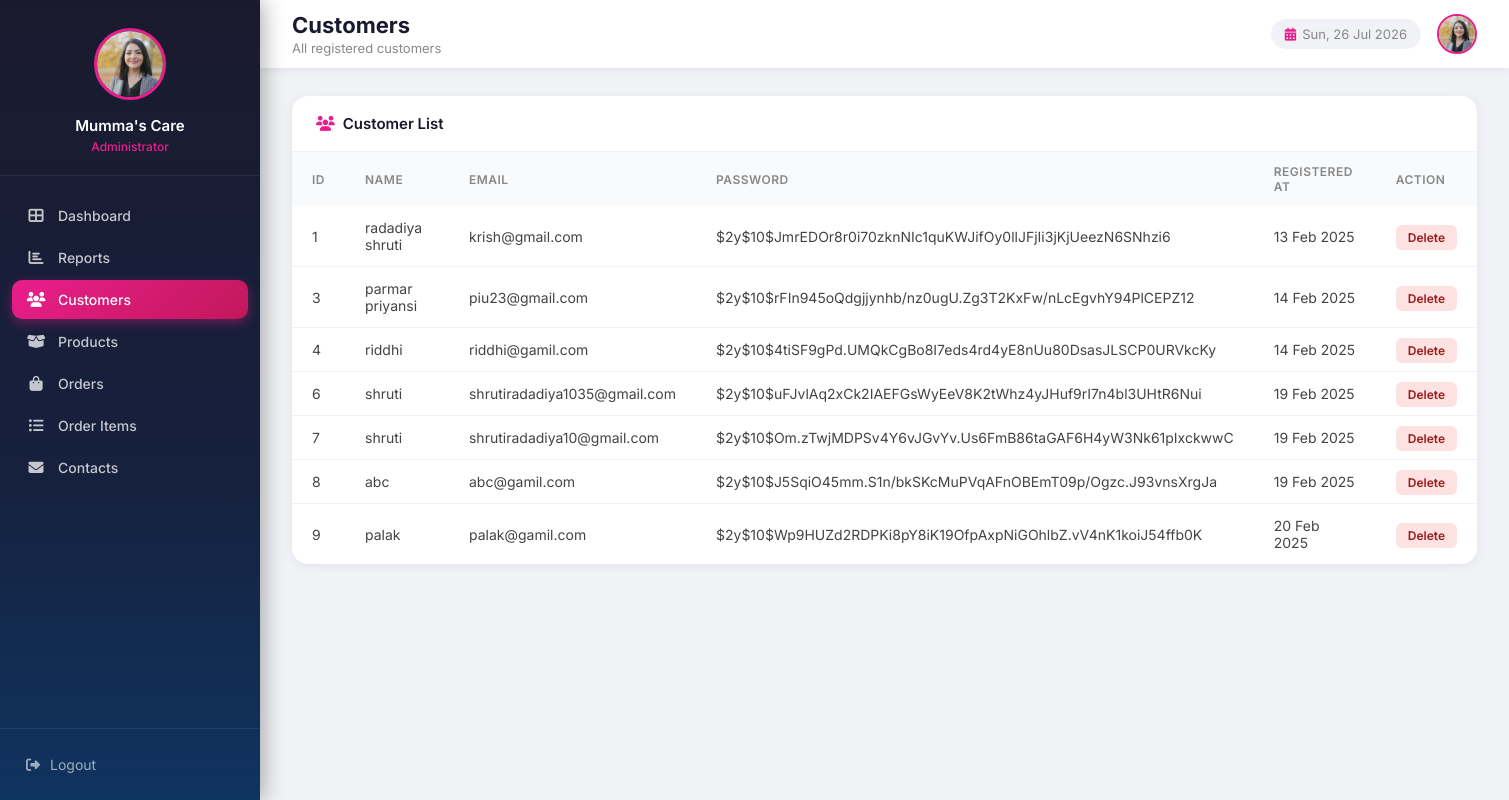
The page /admin/customer.php (signed in) on the database its author committed.
### tables this page shows
CREATE TABLE `customers` (
  `id` int(11) NOT NULL,
  `name` varchar(100) NOT NULL,
  `email` varchar(100) NOT NULL,
  `password` varchar(255) NOT NULL,
  `created_at` timestamp NOT NULL DEFAULT current_timestamp(),
  `reset_token` varchar(255) DEFAULT NULL,
  `token_expiry` datetime DEFAULT NULL
);

### admin/customer.php (the view, shortened to what this page needs)
<?php
$conn = new mysqli("localhost", "root", "", "mumma's_care");
$customers_result = $conn->query("SELECT * FROM customers");
$admin_name = "Mumma's Care";
$admin_profile_image = "OIP (1).jpg";
?>
<!DOCTYPE html>
<html lang="en">
<head>
    <link href="https://cdnjs.cloudflare.com/ajax/libs/font-awesome/6.5.0/css/all.min.css" rel="stylesheet">
</head>
<body>
<div class="sidebar">
    <div class="sidebar-header">
        <img src="<?= htmlspecialchars($admin_profile_image) ?>" alt="Admin" class="sidebar-logo">
        <h3><?= htmlspecialchars($admin_name) ?></h3>
        <span>Administrator</span>
    </div>
    <nav>
        <a href="dashboard.php"><i class="fas fa-th-large"></i><span>Dashboard</span></a>
        <a href="report_generation.php"><i class="fas fa-chart-bar"></i><span>Reports</span></a>
        <a href="customer.php" class="active"><i class="fas fa-users"></i><span>Customers</span></a>
        <a href="product.php"><i class="fas fa-box-open"></i><span>Products</span></a>
        <a href="orders.php"><i class="fas fa-shopping-bag"></i><span>Orders</span></a>
        <a href="order_items.php"><i class="fas fa-list-ul"></i><span>Order Items</span></a>
        <a href="contacts.php"><i class="fas fa-envelope"></i><span>Contacts</span></a>
    </nav>
    <div class="sidebar-footer">
        <a href="logout.php"><i class="fas fa-sign-out-alt"></i><span>Logout</span></a>
    </div>
</div>
<div class="main-content">
    <div class="topbar">
        <div>
            <h1>Customers</h1>
            <p>All registered customers</p>
        </div>
        <div class="topbar-right">
            <span class="topbar-date"><i class="fas fa-calendar-alt" style="margin-right:6px;color:#e91e8c;"></i><?= date('D, d M Y') ?></span>
            <img src="<?= htmlspecialchars($admin_profile_image) ?>" alt="Admin" class="topbar-avatar">
        </div>
    </div>
    <div class="page-body">
        <div class="panel">
            <div class="panel-header">
                <h3><i class="fas fa-users" style="color:#e91e8c;margin-right:8px;"></i>Customer List</h3>
            </div>
            <table class="data-table">
                <thead>
                    <tr>
                        <th>ID</th>
                        <th>Name</th>
                        <th>Email</th>
                        <th>Password</th>
                        <th>Registered At</th>
                        <th>Action</th>
                    </tr>
                </thead>
                <tbody>
                    <?php if ($customers_result && $customers_result->num_rows > 0): ?>
                        <?php while ($customer = $customers_result->fetch_assoc()): ?>
                        <tr>
                            <td><?= htmlspecialchars($customer['id']) ?></td>
                            <td><?= htmlspecialchars($customer['name']) ?></td>
                            <td><?= htmlspecialchars($customer['email']) ?></td>
                            <td><?= htmlspecialchars($customer['password']) ?></td>
                            <td><?= date('d M Y', strtotime($customer['created_at'])) ?></td>
                            <td>
                                <a href="delete-customer.php?id=<?= $customer['id'] ?>" onclick="return confirm('Delete this customer?')" class="btn-delete">Delete</a>
                            </td>
                        </tr>
                        <?php endwhile; ?>
                    <?php else: ?>
                        <tr><td colspan="6" style="text-align:center;padding:30px;color:#aaa;">No customers found.</td></tr>
                    <?php endif; ?>
                </tbody>
            </table>
        </div>
    </div>
</div>
</body>
</html>

### admin/customer.php (style rules this page uses)
* { margin:0; padding:0; box-sizing:border-box; }
body { font-family:'Inter',sans-serif; background:#f0f2f5; display:flex; min-height:100vh; color:#333; }
.sidebar { width:260px; background:linear-gradient(180deg,#1a1a2e 0%,#16213e 60%,#0f3460 100%); color:#fff; display:flex; flex-direction:column; position:fixed; top:0; left:0; height:100vh; z-index:100; box-shadow:4px 0 20px rgba(0,0,0,0.3); }
.sidebar-header { padding:28px 20px 20px; border-bottom:1px solid rgba(255,255,255,0.08); text-align:center; }
.sidebar-logo { width:72px; height:72px; border-radius:50%; object-fit:cover; border:3px solid #e91e8c; margin-bottom:12px; }
.sidebar-header h3 { font-size:15px; font-weight:600; color:#fff; }
.sidebar-header span { font-size:12px; color:#e91e8c; font-weight:500; }
.sidebar nav { flex:1; padding:20px 12px; overflow-y:auto; }
.sidebar nav a { display:flex; align-items:center; gap:12px; padding:11px 14px; color:rgba(255,255,255,0.75); text-decoration:none; border-radius:10px; margin-bottom:3px; font-size:14px; font-weight:500; transition:all 0.2s; }
.sidebar nav a i { width:20px; text-align:center; font-size:15px; }
.sidebar nav a.active { background:linear-gradient(135deg,#e91e8c,#c2185b); color:#fff; box-shadow:0 4px 12px rgba(233,30,140,0.4); }
.sidebar-footer { padding:16px 12px; border-top:1px solid rgba(255,255,255,0.08); }
.sidebar-footer a { display:flex; align-items:center; gap:10px; padding:11px 14px; color:rgba(255,255,255,0.6); text-decoration:none; border-radius:10px; font-size:14px; transition:all 0.2s; }
.main-content { margin-left:260px; flex:1; display:flex; flex-direction:column; }
.topbar { background:#fff; padding:0 32px; height:68px; display:flex; align-items:center; justify-content:space-between; box-shadow:0 2px 8px rgba(0,0,0,0.06); position:sticky; top:0; z-index:90; }
.topbar h1 { font-size:22px; font-weight:700; color:#1a1a2e; }
.topbar p { font-size:13px; color:#888; margin-top:2px; }
.topbar-right { display:flex; align-items:center; gap:16px; }
.topbar-date { font-size:13px; color:#888; background:#f0f2f5; padding:7px 14px; border-radius:20px; }
.topbar-avatar { width:40px; height:40px; border-radius:50%; object-fit:cover; border:2px solid #e91e8c; }
.page-body { padding:28px 32px; }
.panel { background:#fff; border-radius:16px; box-shadow:0 2px 12px rgba(0,0,0,0.06); overflow:hidden; }
.panel-header { padding:18px 24px; border-bottom:1px solid #f0f2f5; }
.panel-header h3 { font-size:15px; font-weight:600; color:#1a1a2e; }
.data-table { width:100%; border-collapse:collapse; }
.data-table th { background:#f8fafc; padding:12px 20px; font-size:12px; font-weight:600; color:#888; text-transform:uppercase; letter-spacing:0.5px; text-align:left; }
.data-table td { padding:13px 20px; font-size:14px; border-bottom:1px solid #f0f2f5; color:#444; }
.data-table tr:last-child td { border-bottom:none; }
.btn-delete { background:#fee2e2; color:#991b1b; padding:5px 12px; border-radius:6px; text-decoration:none; font-size:12px; font-weight:600; }

### rows shown on the page
customers: id "1", name "radadiya shruti", email "krish@gmail.com", password "$2y$10$JmrEDOr8r0i70zknNIc1quKWJifOy0llJFjIi3jKjUeezN6SNhzi6", created_at "13 Feb 2025"
customers: id "3", name "parmar priyansi", email "piu23@gmail.com", password "$2y$10$rFIn945oQdgjjynhb/nz0ugU.Zg3T2KxFw/nLcEgvhY94PlCEPZ12", created_at "14 Feb 2025"
customers: id "4", name "riddhi", email "riddhi@gamil.com", password "$2y$10$4tiSF9gPd.UMQkCgBo8I7eds4rd4yE8nUu80DsasJLSCP0URVkcKy", created_at "14 Feb 2025"
customers: id "6", name "shruti", email "shrutiradadiya1035@gmail.com", password "$2y$10$uFJvlAq2xCk2IAEFGsWyEeV8K2tWhz4yJHuf9rI7n4bl3UHtR6Nui", created_at "19 Feb 2025"
customers: id "7", name "shruti", email "shrutiradadiya10@gmail.com", password "$2y$10$Om.zTwjMDPSv4Y6vJGvYv.Us6FmB86taGAF6H4yW3Nk61pIxckwwC", created_at "19 Feb 2025"
customers: id "8", name "abc", email "abc@gamil.com", password "$2y$10$J5SqiO45mm.S1n/bkSKcMuPVqAFnOBEmT09p/Ogzc.J93vnsXrgJa", created_at "19 Feb 2025"
customers: id "9", name "palak", email "palak@gamil.com", password "$2y$10$Wp9HUZd2RDPKi8pY8iK19OfpAxpNiGOhlbZ.vV4nK1koiJ54ffb0K", created_at "20 Feb 2025"

### other values the page prints
$admin_name "Mumma's Care"
